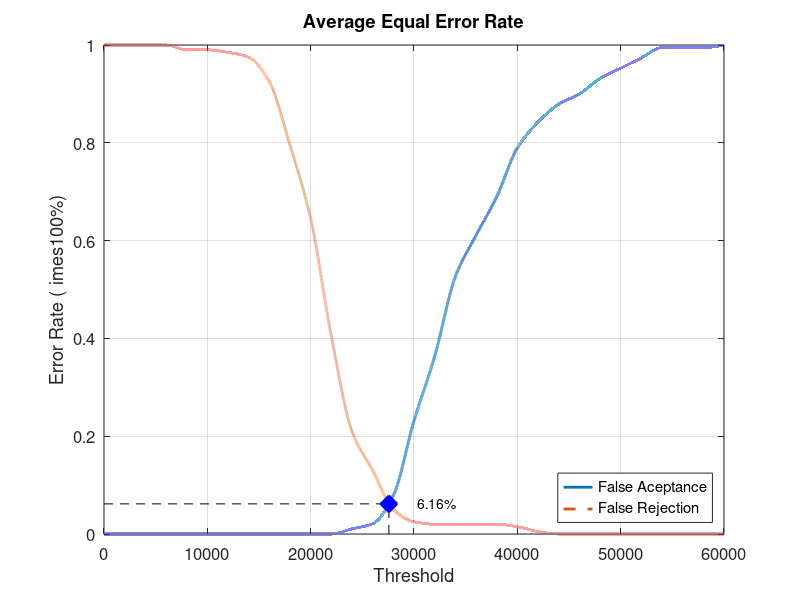
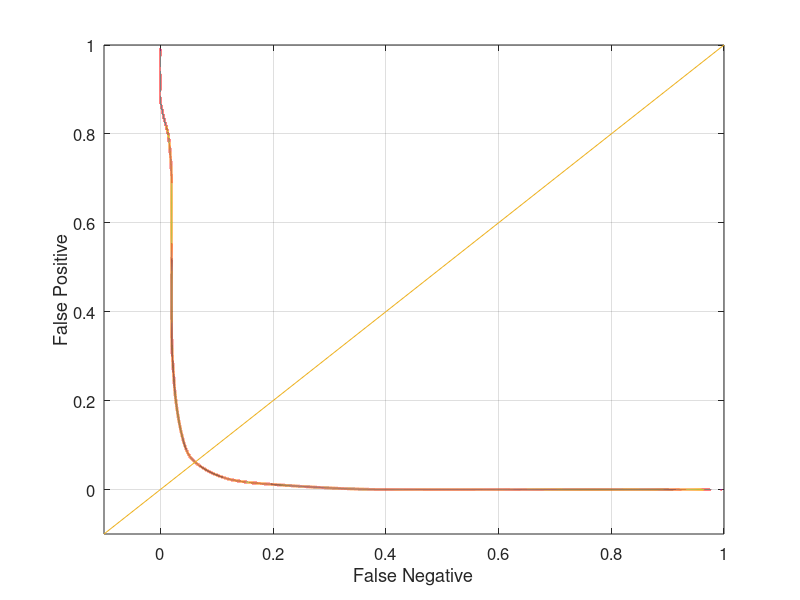

These charts were generated, in order, by the following MATLAB code:
close all;
clear;
clc;
x = 0:2000:60000;
xq = 0:0.5:60000;

y0 = [0 0 0 0 0 0 0 0 0 0 0 0 0.0105263 0.0210526 0.0789474 0.231579 0.363158 0.526316 0.610526 0.689474 0.789474 0.842105 0.878947 0.9 0.931579 0.952632 0.973684 0.994737 0.994737 0.994737 1]
yy0 = interp1(x, y0, xq, 'pchip');
y1 = [1 1 1 1 0.99 0.99 0.985 0.975 0.925 0.795 0.645 0.405 0.21 0.13 0.05 0.025 0.02 0.02 0.02 0.02 0.015 0.005 0 0 0 0 0 0 0 0 0]
yy1 = interp1(x, y1, xq, 'pchip');

% Calculating EER: 
y2 = abs(y0 - y1);
find(y2 == min(y2))
yy2 = abs(yy0 - yy1);
xEER = find(yy2 == min(yy2));
xEERIndex = xq(xEER) % X-axis EER
yEER = yy0(xEER) % Y-axis EER

main = figure
plot(xq, yy0,'-','LineWidth', 2);	hold on
plot(xq, yy1,'--','LineWidth', 2);	hold on
plot([xEERIndex xEERIndex], [0 yEER], 'k--');	hold on
plot([0 xEERIndex], [yEER yEER], 'k--');	hold on
plot(xEERIndex, yEER, 'bx', 'LineWidth', 10);	hold on
text(xEERIndex + 10 * xEERIndex / 100, yEER, [num2str(round((10000 * yEER)) / 100) '%'])
legend('False Aceptance', 'False Rejection', 'Location', 'SouthEast')
xlabel('Threshold')
ylabel('Error Rate (	imes100%)')
title('Average Equal Error Rate')
set(gca, 'FontSize', 12)
axis([0 60000 0 1])
grid on

print(main, 'Database4_1Main', '-dpng');
FNRxFPR = figure('Color', [1 1 1]);
plot(yy1, yy0, '-', yy1, yy0, 'LineWidth', 2);
hold on
y = -0.1:0.1:1
plot(y, y); 
set(gca, 'FontSize', 12)
xlabel('False Negative')
ylabel('False Positive')
axis([-0.1 1 -0.1 1])
set(gca, 'FontSize', 12)
grid on

print(FNRxFPR, 'Database4_1FNRxFPR','-dpng');
